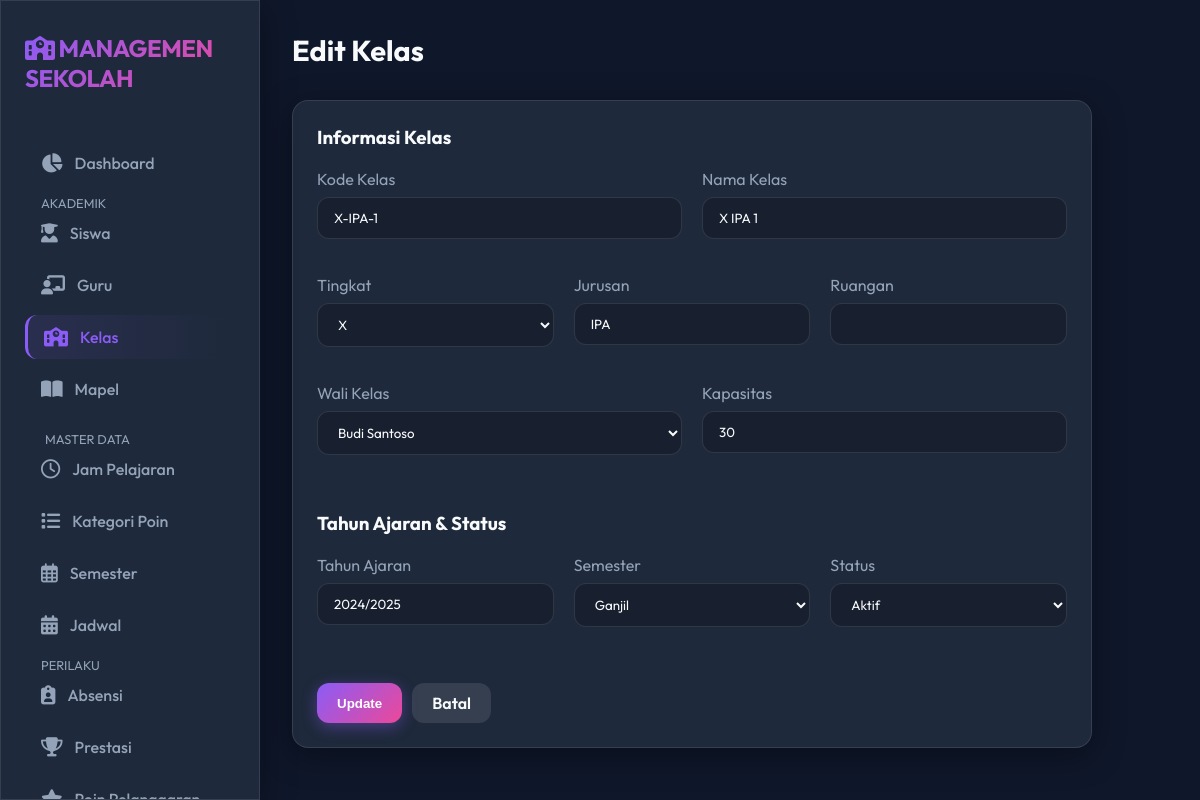
Screenshot of /classes/edit.php?id=1 with the database file from the repository.
### tables this page shows
CREATE TABLE `classes` (
  `id` int(11) NOT NULL AUTO_INCREMENT,
  `kode_kelas` varchar(10) NOT NULL,
  `nama_kelas` varchar(50) NOT NULL,
  `tingkat` enum('X','XI','XII') DEFAULT NULL,
  `jurusan` varchar(50) DEFAULT NULL,
  `wali_kelas_id` int(11) DEFAULT NULL,
  `kapasitas` int(11) NOT NULL DEFAULT '30',
  `ruangan` varchar(20) DEFAULT NULL,
  `tahun_ajaran` varchar(9) DEFAULT NULL,
  `semester` enum('ganjil','genap') DEFAULT 'ganjil',
  `status` enum('aktif','nonaktif') DEFAULT 'aktif',
  PRIMARY KEY (`id`),
  UNIQUE KEY `kode_kelas` (`kode_kelas`),
  KEY `homeroom_teacher_id` (`wali_kelas_id`),
  CONSTRAINT `fk_classes_wali_kelas_id` FOREIGN KEY (`wali_kelas_id`) REFERENCES `users` (`id`) ON DELETE SET NULL ON UPDATE CASCADE
);

CREATE TABLE `users` (
  `id` int(11) NOT NULL AUTO_INCREMENT,
  `username` varchar(50) NOT NULL,
  `password` varchar(255) NOT NULL,
  `nama_lengkap` varchar(100) NOT NULL,
  `jenis_kelamin` enum('L','P') DEFAULT 'L',
  `nip` varchar(30) DEFAULT NULL,
  `tempat_lahir` varchar(50) DEFAULT NULL,
  `tanggal_lahir` date DEFAULT NULL,
  `alamat` text,
  `no_telepon` varchar(15) DEFAULT NULL,
  `email` varchar(100) DEFAULT NULL,
  `role` enum('admin','guru') DEFAULT 'guru',
  `jabatan` varchar(100) DEFAULT NULL,
  `bidang_studi` varchar(100) DEFAULT NULL,
  `foto` varchar(255) DEFAULT NULL,
  `status` enum('aktif','nonaktif','pensiun','pindah') DEFAULT 'aktif',
  `last_login` timestamp NULL DEFAULT NULL,
  `created_at` timestamp NOT NULL DEFAULT CURRENT_TIMESTAMP,
  `updated_at` timestamp NOT NULL DEFAULT CURRENT_TIMESTAMP ON UPDATE CURRENT_TIMESTAMP,
  PRIMARY KEY (`id`),
  UNIQUE KEY `username` (`username`),
  UNIQUE KEY `nip` (`nip`),
  UNIQUE KEY `email` (`email`),
  KEY `idx_users_role` (`role`),
  KEY `idx_users_status` (`status`)
);

### classes/edit.php (the view, shortened to what this page needs)
<?php
include '../config/database.php';
include '../includes/header.php';
include '../includes/sidebar.php';
$id = $_GET['id'];
$class = $conn->query("SELECT * FROM classes WHERE id = $id")->fetch_assoc();
$teachers = $conn->query("SELECT * FROM users WHERE role='guru' ORDER BY nama_lengkap ASC");
?>
<div class="main-content">
    <div class="top-bar">
        <h1 class="page-title">Edit Kelas</h1>
    </div>
    <div class="card glass" style="max-width: 800px;">
        <form action="process_edit.php" method="POST">
            <h3 style="margin-bottom: 20px;">Informasi Kelas</h3>
            <div style="display: grid; grid-template-columns: 1fr 1fr; gap: 20px;">
                <div style="margin-bottom: 20px;">
                    <label style="color: var(--text-muted); display: block; margin-bottom: 8px;">Kode Kelas</label>
                    <input type="text" name="kode_kelas" value="<?= $class['kode_kelas'] ?>" required>
                </div>
                <div style="margin-bottom: 20px;">
                    <label style="color: var(--text-muted); display: block; margin-bottom: 8px;">Nama Kelas</label>
                    <input type="text" name="nama_kelas" value="<?= $class['nama_kelas'] ?>" required>
                </div>
            </div>
            <div style="display: grid; grid-template-columns: 1fr 1fr 1fr; gap: 20px;">
                <div style="margin-bottom: 20px;">
                    <label style="color: var(--text-muted); display: block; margin-bottom: 8px;">Tingkat</label>
                    <select name="tingkat" required>
                        <option value="X" <?= $class['tingkat'] == 'X' ? 'selected' : '' ?>>X</option>
                    </select>
                </div>
                <div style="margin-bottom: 20px;">
                    <label style="color: var(--text-muted); display: block; margin-bottom: 8px;">Jurusan</label>
                    <input type="text" name="jurusan" value="<?= $class['jurusan'] ?>">
                </div>
                <div style="margin-bottom: 20px;">
                    <label style="color: var(--text-muted); display: block; margin-bottom: 8px;">Ruangan</label>
                    <input type="text" name="ruangan" value="<?= $class['ruangan'] ?>">
                </div>
            </div>
            <div style="display: grid; grid-template-columns: 1fr 1fr; gap: 20px;">
                <div style="margin-bottom: 20px;">
                    <label style="color: var(--text-muted); display: block; margin-bottom: 8px;">Wali Kelas</label>
                    <select name="wali_kelas_id">
                        <?php while ($t = $teachers->fetch_assoc()): ?>
                            <option value="<?= $t['id'] ?>" <?= $class['wali_kelas_id'] == $t['id'] ? 'selected' : '' ?>>
                                <?= $t['nama_lengkap'] ?>
                            </option>
                        <?php endwhile; ?>
                    </select>
                </div>
                <div style="margin-bottom: 20px;">
                    <label style="color: var(--text-muted); display: block; margin-bottom: 8px;">Kapasitas</label>
                    <input type="number" name="kapasitas" value="<?= $class['kapasitas'] ?>">
                </div>
            </div>
            <h3 style="margin-top: 20px; margin-bottom: 20px;">Tahun Ajaran & Status</h3>
            <div style="display: grid; grid-template-columns: 1fr 1fr 1fr; gap: 20px;">
                <div style="margin-bottom: 20px;">
                    <label style="color: var(--text-muted); display: block; margin-bottom: 8px;">Tahun Ajaran</label>
                    <input type="text" name="tahun_ajaran" value="<?= $class['tahun_ajaran'] ?>"
                        placeholder="2024/2025">
                </div>
                <div style="margin-bottom: 20px;">
                    <label style="color: var(--text-muted); display: block; margin-bottom: 8px;">Semester</label>
                    <select name="semester">
                        <option value="ganjil" <?= $class['semester'] == 'ganjil' ? 'selected' : '' ?>>Ganjil</option>
                    </select>
                </div>
                <div style="margin-bottom: 20px;">
                    <label style="color: var(--text-muted); display: block; margin-bottom: 8px;">Status</label>
                    <select name="status">
                        <option value="aktif" <?= $class['status'] == 'aktif' ? 'selected' : '' ?>>Aktif</option>
                    </select>
                </div>
            </div>
            <div style="margin-top: 20px; display: flex; gap: 10px;">
                <button type="submit" class="btn btn-primary">Update</button>
                <a href="idx.php" class="btn" style="background: rgba(255,255,255,0.1);">Batal</a>
            </div>
        </form>
    </div>
</div>
<?php include '../includes/footer.php'; ?>

### assets/css/style.css (style rules this page uses)
:root { --bg-dark: #0f172a; --bg-card: #1e293b; --primary: #8b5cf6; --secondary: #ec4899; --accent: #10b981; --text-main: #f8fafc; --text-muted: #94a3b8; --glass-bg: rgba(30, 41, 59, 0.7); --glass-border: rgba(255, 255, 255, 0.1); --radius: 16px; --input-bg: rgba(0, 0, 0, 0.2); --input-border: var(--glass-border); }
* { margin: 0; padding: 0; box-sizing: border-box; }
body { font-family: 'Outfit', sans-serif; background-color: var(--bg-dark); color: var(--text-main); overflow-x: hidden; min-height: 100vh; }
.glass { background: var(--glass-bg); backdrop-filter: blur(12px); -webkit-backdrop-filter: blur(12px); border: 1px solid var(--glass-border); box-shadow: 0 8px 32px 0 rgba(0, 0, 0, 0.37); }
a { text-decoration: none; color: inherit; transition: 0.3s; }
.main-content { flex: 1; margin-left: 260px; padding: 2rem; }
.top-bar { display: flex; justify-content: space-between; align-items: center; margin-bottom: 2rem; }
.page-title { font-size: 1.8rem; font-weight: 700; }
.card { background: var(--bg-card); border-radius: var(--radius); padding: 1.5rem; border: 1px solid var(--glass-border); margin-bottom: 1.5rem; }
.btn { padding: 10px 20px; border-radius: 12px; border: none; cursor: pointer; font-weight: 600; display: inline-flex; align-items: center; gap: 8px; transition: transform 0.2s; }
.btn-primary { background: linear-gradient(135deg, var(--primary), var(--secondary)); color: white; box-shadow: 0 4px 15px rgba(139, 92, 246, 0.4); }
input, select, textarea { width: 100%; padding: 12px 16px; background: var(--input-bg); border: 1px solid var(--input-border); border-radius: 12px; color: var(--text-main); margin-bottom: 1rem; font-family: inherit; transition: 0.3s; }

### rows the page displays
classes: kode_kelas "X-IPA-1", nama_kelas "X IPA 1", tingkat "X", jurusan "IPA", wali_kelas_id "Budi Santoso", kapasitas "30", tahun_ajaran "2024/2025", semester "Ganjil", status "Aktif"
